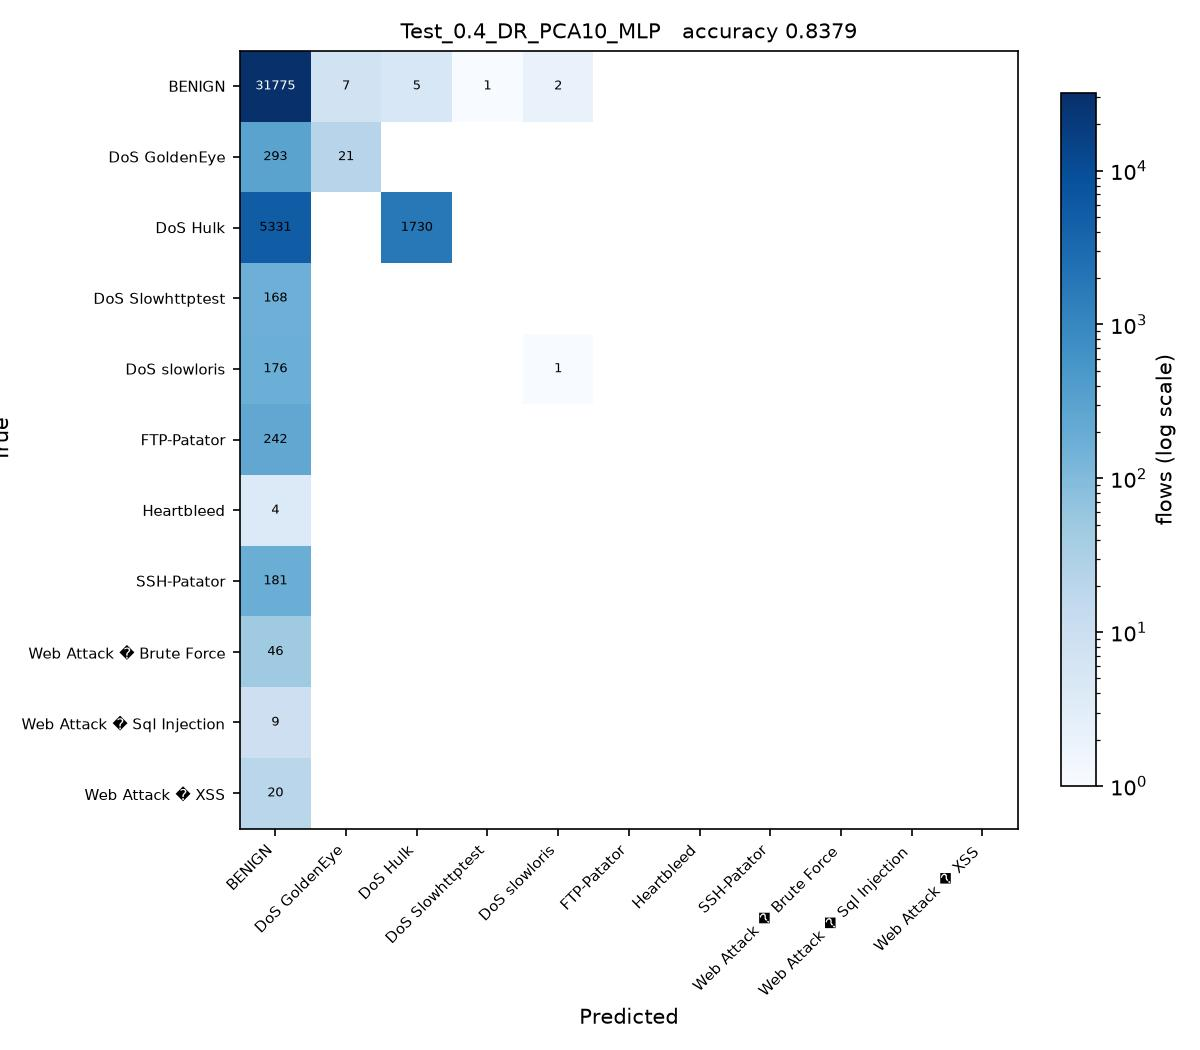

Write Python code to recreate this figure.
# Test_0.4_DR_PCA10_MLP.py
#
# Test size 0.4  |  PCA, 10 components  |  Multilayer Perceptron (sheet #18)
#
# This is SGDC_60_40.py with the changes marked CHANGE below and nothing else.

import os
from pathlib import Path

# CHANGE 1: find the folder holding the three CSV files and run from there, so
# the plain file names below resolve no matter where this script is started
# from or how deeply it sits inside the project folder.
HERE = Path(__file__).resolve().parent
for PROJECT in [HERE, *HERE.parents]:
    if (PROJECT / 'Tuesday-WorkingHours.pcap_ISCX.csv').exists():
        os.chdir(PROJECT)
        break
else:
    raise SystemExit('Put this folder inside the folder that holds the three '
                     'CIC-IDS2017 CSV files, then run the script again.')
import numpy as np
import pandas as pd

df1 = pd.read_csv('Tuesday-WorkingHours.pcap_ISCX.csv', low_memory=True)
df2 = pd.read_csv('Wednesday-workingHours.pcap_ISCX.csv', low_memory=True)
df3 = pd.read_csv('Thursday-WorkingHours-Morning-WebAttacks.pcap_ISCX.csv', low_memory=True)

dataset = pd.concat([df1, df2, df3], ignore_index=True)

dataset.columns = dataset.columns.str.strip()

# CHANGE 2: a stratified sample of 100000 flows, the same for every run.
# Gradient Boosting builds one tree per class per stage on a single core, so all
# 1.3 million flows would take hours per script. At least 50 flows of every
# class are kept, so the rare attacks stay in the split.
label = dataset.columns[-1]
dataset = pd.concat(
    [g.sample(n=min(len(g), max(50, round(100000 * len(g) / len(dataset)))), random_state=0)
     for _, g in dataset.groupby(label)],
    ignore_index=True
)

X = dataset.iloc[:, :-1]
y = dataset.iloc[:, -1]

X = X.apply(pd.to_numeric, errors='coerce')

X.replace([np.inf, -np.inf], np.nan, inplace=True)

from sklearn.impute import SimpleImputer

imputer = SimpleImputer(missing_values=np.nan, strategy='mean')
X = imputer.fit_transform(X)

from sklearn.preprocessing import LabelEncoder

labelencoder_y = LabelEncoder()
y = labelencoder_y.fit_transform(y)

from sklearn.model_selection import train_test_split

X_train, X_test, y_train, y_test = train_test_split(
    X,
    y,
    test_size=0.4,   # CHANGE 3: test size
    random_state=0,
    stratify=y
)

# CHANGE 4: PCA, from PCA_LDA_KErnel_PCA_CODE.pdf (fit only on training data)
from sklearn.decomposition import PCA

pca = PCA(n_components=10)
X_train = pca.fit_transform(X_train)
X_test = pca.transform(X_test)

# CHANGE 5: Multilayer Perceptron (sheet #18) in place of SGDClassifier
from sklearn.neural_network import MLPClassifier

classifier = MLPClassifier(hidden_layer_sizes=(64, 32), max_iter=500,
                           random_state=42)

classifier.fit(X_train, y_train)

y_pred = classifier.predict(X_test) 

from sklearn.metrics import confusion_matrix
from sklearn.metrics import accuracy_score
from sklearn.metrics import precision_score
from sklearn.metrics import recall_score
from sklearn.metrics import f1_score
from sklearn.metrics import classification_report

cm = confusion_matrix(y_test, y_pred)

print("Confusion Matrix:\n")
print(cm)

print("\nAccuracy : {:.4f}".format(accuracy_score(y_test, y_pred)))
print("\nPrecision : {:.4f}".format(precision_score(y_test, y_pred, average='weighted')))
print("\nRecall : {:.4f}".format(recall_score(y_test, y_pred, average='weighted')))
print("\nF1 Score : {:.4f}".format(f1_score(y_test, y_pred, average='weighted')))

print("\nClassification Report:\n")
print(classification_report(y_test, y_pred))

# CHANGE 6: save the confusion matrix as Test_0.4_DR_PCA10_MLP.jpg and record the result
import matplotlib
matplotlib.use('Agg')
import matplotlib.pyplot as plt
from matplotlib.colors import LogNorm

here = HERE                     # the folder this script sits in
names = [str(c) for c in labelencoder_y.classes_]
fig, ax = plt.subplots(figsize=(8, 7))
im = ax.imshow(cm, cmap='Blues', norm=LogNorm(vmin=1))
ax.set_xticks(range(len(names)), names, rotation=45, ha='right', fontsize=7)
ax.set_yticks(range(len(names)), names, fontsize=7)
ax.set_xlabel('Predicted')
ax.set_ylabel('True')
ax.set_title('Test_0.4_DR_PCA10_MLP   accuracy {:.4f}'.format(accuracy_score(y_test, y_pred)), fontsize=10)
for i in range(cm.shape[0]):
    for j in range(cm.shape[1]):
        if cm[i, j]:
            ax.text(j, i, cm[i, j], ha='center', va='center', fontsize=6,
                    color='white' if cm[i, j] > cm.max() / 3 else 'black')
fig.colorbar(im, ax=ax, fraction=0.04, label='flows (log scale)')
fig.tight_layout()
fig.savefig(here / 'Test_0.4_DR_PCA10_MLP.jpg', dpi=150)
plt.close(fig)

row = pd.DataFrame([{
    'Test': 0.4, 'DR': 'PCA10', 'Clas': 'MLP',
    'Acc': round(accuracy_score(y_test, y_pred), 4),
    'Pre': round(precision_score(y_test, y_pred, average='weighted'), 4),
    'Rec': round(recall_score(y_test, y_pred, average='weighted'), 4),
    'F1': round(f1_score(y_test, y_pred, average='weighted'), 4),
    'script': 'Test_0.4_DR_PCA10_MLP',
}])
# one file per run, so several scripts can run at the same time without
# overwriting each other. 21_run_45_mix.py merges them into the Excel sheet.
out = PROJECT / 'results' / 'parts_mix' / 'Test_0.4_DR_PCA10_MLP.csv'
out.parent.mkdir(parents=True, exist_ok=True)
row.to_csv(out, index=False)
